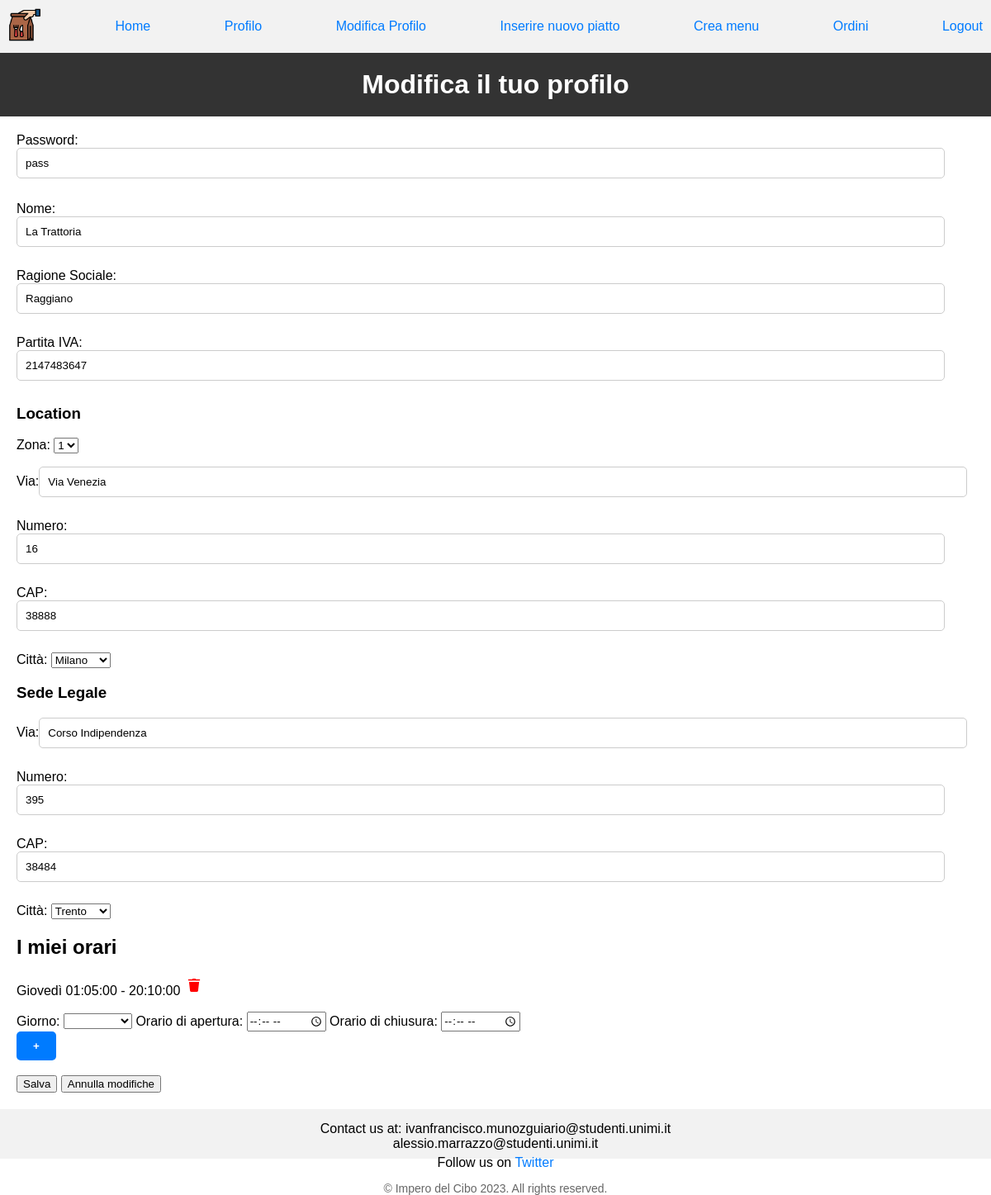
Page /applicativo/frontend/modificaprofilo_ristorante.php (signed in) on the committed database.
### tables this page shows
CREATE TABLE `ristorante` (
  `mail` varchar(40) NOT NULL,
  `password` varchar(30) NOT NULL,
  `partitaiva` varchar(11) NOT NULL,
  `nome` varchar(30) NOT NULL,
  `ragsoc` char(20) NOT NULL,
  `location` int(11) NOT NULL,
  `sedelegale` int(11) NOT NULL,
  `zona` enum('1','2','3','4','5') NOT NULL
);

CREATE TABLE `indirizzo` (
  `id` int(11) NOT NULL,
  `via` char(25) NOT NULL,
  `numero` varchar(3) NOT NULL,
  `cap` varchar(5) NOT NULL,
  `citta` enum('Milano','Roma','Palermo','Torino','Cagliari','Trento') NOT NULL
);

CREATE TABLE `turno` (
  `id` int(11) NOT NULL,
  `giorno` enum('Lunedì','Martedì','Mercoledì','Giovedì','Venerdì','Sabato','Domenica') NOT NULL,
  `orainizio` time NOT NULL,
  `orafine` time NOT NULL
);

### applicativo/backend/display_risto_info.php (called while the page is built, shortened)
<?php
include("../common/connessione.php");
if (!isset($_SESSION["utente"])) {
    header("Location: ../index.html");
} else {
    $mail = $_SESSION["utente"];
    $sql = "SELECT ristorante.*, indirizzo.*, sedelegale.via AS viasl, sedelegale.numero AS numerosl, sedelegale.cap AS capsl, sedelegale.citta AS cittasl
            FROM ristorante INNER JOIN indirizzo ON ristorante.location = indirizzo.id
            LEFT JOIN indirizzo AS sedelegale ON ristorante.sedelegale = sedelegale.id
            WHERE ristorante.mail = '$mail';";
    $risultato = $conn->query($sql);
    if ($risultato->num_rows > 0) {
        $row = $risultato->fetch_assoc();
    } else {
        echo "Non è stato trovato alcun record associato alla email";
    }
}
?>

### applicativo/frontend/modificaprofilo_ristorante.php (the view, shortened to what this page needs)
<!DOCTYPE html>
<html>
    <head>
        <link rel="stylesheet" type="text/css" href="../css/stile.css">
    </head>
    <body>
	    <?php include ("../common/navbar_ristorante.php");
        include("../backend/display_risto_info.php");
        ?>
	    <h1>Modifica il tuo profilo</h1>
	    <section class="page-content">
	        <form method="POST" action="../backend/modificaprofilo_ris.php">
		        <label for="password">Password:</label>
                <input type="text" value="<?php echo $row['password']; ?>" name="password" maxlength="30" required>
                <br><br>
		        <label for="nome">Nome:</label>
                <input type="text" value="<?php echo $row['nome']; ?>" name="nome" maxlength="30" required>
		        <p><label>Ragione Sociale:</label><input type="text" value="<?php echo $row['ragsoc']; ?>" name="ragsoc" maxlength="20" requiired></p>
		        <p><label>Partita IVA:</label><input type="text" inputmode="numeric" value="<?php echo $row['partitaiva']; ?>" name="partitaiva" minlength="11" maxlength="11" size="11"
		        onkeypress="return (event.charCode !=8 && event.charCode ==0 || (event.charCode >= 48 && event.charCode <= 57))" required></p>
	            <h3>Location</h3>
	            <label for="zona">Zona: </label>
                <select id="zona" name="zona" required>
                <option value="1" <?php echo ($row["zona"] == "1") ? "selected" : "";?>>1</option>
                </select>
		        <p><label>Via:</label><input type="text" value="<?php echo $row['via']; ?>" name="via" maxlength="25" required></p>
		        <p><label>Numero:</label><input type="text" value="<?php echo $row['numero']; ?>" name="numero" maxlength="3" size="3"
		        onkeypress="return (event.charCode !=8 && event.charCode ==0 || (event.charCode >= 48 && event.charCode <= 57))" required></p>
		        <p><label>CAP:</label><input type="text" value="<?php echo $row['cap']; ?>" name="cap" minlength="5" maxlength="5" size="5"
		        onkeypress="return (event.charCode !=8 && event.charCode ==0 || (event.charCode >= 48 && event.charCode <= 57))" required></p>
		        <label for="citta">Città: </label>
                <select id="citta" name="citta" required>
                    <option value="milano" <?php echo ($row["citta"] == "Milano") ? "selected" : "";?>>Milano</option>
                </select>
	            <h3>Sede Legale</h3>
		        <p><label>Via:</label><input type="text" value="<?php echo $row['viasl']; ?>" name="viasl" maxlength="25" required></p>
		        <p><label>Numero:</label><input type="text" inputmode="numeric" value="<?php echo $row['numerosl']; ?>" name="numerosl" maxlength="3" size="3"
		        onkeypress="return (event.charCode !=8 && event.charCode ==0 || (event.charCode >= 48 && event.charCode <= 57))" required></p>
		        <p><label>CAP:</label><input type="text" inputmode="numeric" value="<?php echo $row['capsl']; ?>" name="capsl" minlength="5" maxlength="5" size="5"
		        onkeypress="return (event.charCode !=8 && event.charCode ==0 || (event.charCode >= 48 && event.charCode <= 57))" required></p>
		        <label for="cittasl">Città: </label>
                <select id="citta_sedelegale" name="cittasl" required>
                    <option value="trento" <?php echo ($row["cittasl"] == "Trento") ? "selected" : "";?>>Trento</option>
                </select>
		        <div class="tab" id="orari">
                    <h2>I miei orari</h2>
                    <div class="orariRist">
                        <?php
                        $tabella = "rlavorasu";
                        include("../backend/visualizza_orari2.php");
                        ?>
                    </div>
                        <div id="dynamicFieldContainer">
                            <div class="dynamicField">
                                <label for="giorno">Giorno: </label>
                                <select id="giorno0" name="giorno[]">
                                    <option disabled selected value></option>
                                    <option value="Lunedì">Lunedì</option>
                                </select>
                                <label for="orainizio0">Orario di apertura: </label>
                                <input type="time" id="orainizio0" name="orainizio[]" step="300">
                                <label for="orafine0">Orario di chiusura: </label>
                                <input type="time" id="orafine0" name="orafine[]" step="300">
                            </div>
                        </div>
                    <button type="button" onclick="aggiungiCampo()">+</button>
                </div>
                <br>
		        <input type="submit" name="submit" value="Salva">
                <span><input type="reset" value="Annulla modifiche">
		    </form>
	    </section>
    </body>
</html>

### applicativo/backend/visualizza_orari2.php
<?php
$sql = "SELECT giorno, orainizio, orafine
        FROM  turno
        WHERE id IN (
            SELECT turno
            FROM $tabella
            WHERE mail = '$mail');";
$risultato = $conn->query($sql);
if ($risultato->num_rows > 0) {
    while($row = $risultato->fetch_assoc()) {
        echo "<p id=\"" . $row['giorno'] . $row['orainizio'] . $row['orafine'] . "\">" . $row['giorno'] . "   " . $row['orainizio'] . " - " . $row['orafine'] . " ";
        echo "<img src='../immagini/delete-icon2.png' onclick=\"eliminaOrari('{$row['giorno']}','{$row['orainizio']}', '{$row['orafine']}', '{$mail}', '{$tabella}')\"></img></p>";
    }
} else {
    echo "<p class=\"error\">Non ci sono orari da mostrare.</p>";
}
?>

### applicativo/css/stile.css (style rules this page uses)
* { font-family: Arial, sans-serif; }
body { padding: 0; margin: 0; padding-bottom: 60px; min-height: 100vh; position: relative; flex-direction: column; }
h1 { flex-grow: 1; background-color: #333; color: #fff; padding: 20px; text-align: center; margin: 0; }
button { background-color: #007bff; color: #fff; border: none; padding: 10px 20px; cursor: pointer; font-weight: bold; border-radius: 5px; }
input[type="text"], input[type="number"], input[type="float"] { width: 95%; padding: 10px; margin-bottom: 10px; border: 1px solid #ccc; border-radius: 5px; }
a { color: #007bff; text-decoration: none; }
footer { background-color: #f2f2f2; padding: 10px; text-align: center; box-sizing: border-box; width: 100%; height: 60px; position: absolute; bottom: 0; }
.footer-content { margin-bottom: 10px; }
.footer-content p { margin: 5px 0; }
.footer-content a { text-decoration: none; color: #007bff; }
.copyright { font-size: 14px; color: #666; }
.page-content { padding: 20px; width: 100%; box-sizing: border-box; }

### rows in the picture
ristorante: password "pass", nome "La Trattoria", ragsoc "Raggiano", partitaiva "2147483647", zona "1", via "Via Venezia", numero "16", cap "38888", viasl "Corso Indipendenza", numerosl "395", capsl "38484"
indirizzo: citta "Milano"
indirizzo: cittasl "Trento"
turno: giorno "Giovedì", orainizio "01:05:00", orafine "20:10:00"
